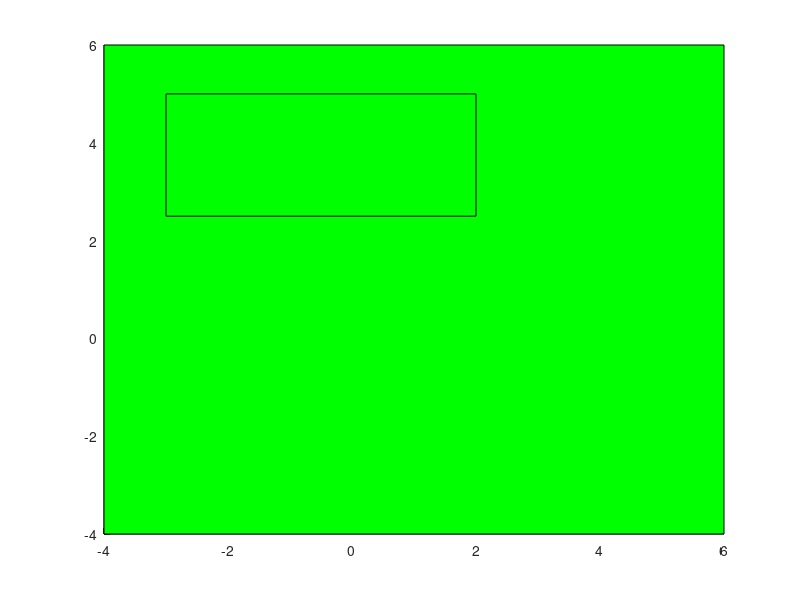

Recreate this plot in MATLAB.
% file: envs.m
%
% This file sets up the "test" data structures
%	which corresponds to a complete set of inputs
%	for the planning algorithm.
%
% The "test" object is saved in a file called "test1.mat"
test.radius = 1.0;
test.start = [-2; 0];
test.goal = [4; 4];
test.eps = 0.2; % epsilon
test.strategy = 'ran';		% random strategy
test.box = [-4 6 6 -4; -4 -4 6 6];
test.env = {[-3 2 2 -3; 2.5 2.5 5 5],...
%             [3 5 3; 2.5 2.5 5],...
            [-2 2; -2 -2]};
% test.env = {[-3 2 2 -3; 2.5 2.5 5 5],...
%             [3 5 3; 2.5 2.5 5]};
% test.env = {[-3 2 2 -3; 2.5 2.5 5 5],...
%             [3 5 3; 2.5 2.5 5],...
%             [-2 2 2 -2; -2.0001 -2.0001 -1.9999 -1.9999]};

% Displays the background box:
patch(test.box(1,:),test.box(2,:),'g')

% axis tight, axis equal, axis off

for i = 1:length(test.env)
    p = test.env{i};
    patch(p(1,:),p(2,:),'g')
end

% Saves the "test" object in a file called "test1.mat":
save test1 test
